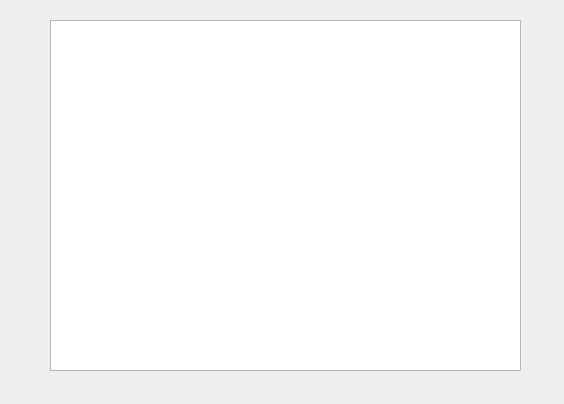
<?xml version="1.0" encoding="UTF-8"?>
<ui version="4.0">
 <class>ServerWindow</class>
 <widget class="QWidget" name="ServerWindow">
  <property name="geometry">
   <rect>
    <x>0</x>
    <y>0</y>
    <width>564</width>
    <height>404</height>
   </rect>
  </property>
  <property name="windowTitle">
   <string>Form</string>
  </property>
  <widget class="QTextBrowser" name="logBrowser">
   <property name="geometry">
    <rect>
     <x>50</x>
     <y>20</y>
     <width>471</width>
     <height>351</height>
    </rect>
   </property>
  </widget>
 </widget>
 <resources/>
 <connections/>
</ui>
